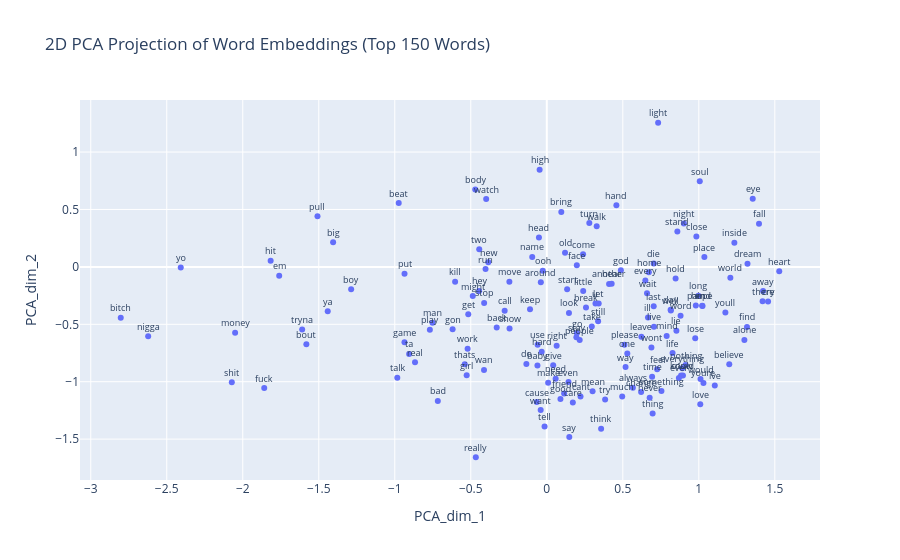

Notebook source saved alongside this figure:
### Code cell
d2_embeddings_plotter(embeddings_pca_df, 150, dim_red="PCA")

### Figure 1 — Plotly figure (JSON) as saved in the notebook; plotly's stock layout.template omitted (floating-point values rounded to 4 significant figures; data arrays with more than 128 entries replaced by an {"elided": "..."} marker saying what was removed)
{"data": [{"hovertemplate": "PCA_dim_1=%{x}<br>PCA_dim_2=%{y}<extra></extra>", "legendgroup": "", "marker": {"color": "#636efa", "symbol": "circle"}, "mode": "markers", "name": "", "orientation": "v", "showlegend": false, "type": "scatter", "x": {"elided": "150 float values"}, "xaxis": "x", "y": {"elided": "150 float values"}, "yaxis": "y"}], "layout": {"annotations": [{"font": {"size": 9}, "showarrow": false, "text": "love", "x": 1.01, "y": -1.196, "yshift": 10}, {"font": {"size": 9}, "showarrow": false, "text": "say", "x": 0.148, "y": -1.482, "yshift": 10}, {"font": {"size": 9}, "showarrow": false, "text": "make", "x": 0.008906, "y": -1.009, "yshift": 10}, {"font": {"size": 9}, "showarrow": false, "text": "time", "x": 0.6928, "y": -0.9562, "yshift": 10}, {"font": {"size": 9}, "showarrow": false, "text": "feel", "x": 0.7259, "y": -0.892, "yshift": 10}, {"font": {"size": 9}, "showarrow": false, "text": "one", "x": 0.5297, "y": -0.7539, "yshift": 10}, {"font": {"size": 9}, "showarrow": false, "text": "want", "x": -0.0401, "y": -1.247, "yshift": 10}, {"font": {"size": 9}, "showarrow": false, "text": "take", "x": 0.2961, "y": -0.5182, "yshift": 10}, {"font": {"size": 9}, "showarrow": false, "text": "never", "x": 0.6767, "y": -1.14, "yshift": 10}, {"font": {"size": 9}, "showarrow": false, "text": "cant", "x": 0.2219, "y": -1.129, "yshift": 10}, {"font": {"size": 9}, "showarrow": false, "text": "let", "x": 0.3416, "y": -0.3197, "yshift": 10}, {"font": {"size": 9}, "showarrow": false, "text": "youre", "x": 1.031, "y": -1.01, "yshift": 10}, {"font": {"size": 9}, "showarrow": false, "text": "nigga", "x": -2.622, "y": -0.6042, "yshift": 10}, {"font": {"size": 9}, "showarrow": false, "text": "think", "x": 0.3573, "y": -1.41, "yshift": 10}, {"font": {"size": 9}, "showarrow": false, "text": "back", "x": -0.3294, "y": -0.5274, "yshift": 10}, {"font": {"size": 9}, "showarrow": false, "text": "fuck", "x": -1.859, "y": -1.056, "yshift": 10}, {"font": {"size": 9}, "showarrow": false, "text": "cause", "x": -0.06589, "y": -1.178, "yshift": 10}, {"font": {"size": 9}, "showarrow": false, "text": "tell", "x": -0.01462, "y": -1.391, "yshift": 10}, {"font": {"size": 9}, "showarrow": false, "text": "way", "x": 0.518, "y": -0.873, "yshift": 10}, {"font": {"size": 9}, "showarrow": false, "text": "wan", "x": -0.413, "y": -0.8976, "yshift": 10}, {"font": {"size": 9}, "showarrow": false, "text": "need", "x": 0.05836, "y": -0.9738, "yshift": 10}, {"font": {"size": 9}, "showarrow": false, "text": "good", "x": 0.08996, "y": -1.15, "yshift": 10}, {"font": {"size": 9}, "showarrow": false, "text": "life", "x": 0.8275, "y": -0.75, "yshift": 10}, {"font": {"size": 9}, "showarrow": false, "text": "go", "x": 0.1981, "y": -0.5768, "yshift": 10}, {"font": {"size": 9}, "showarrow": false, "text": "ill", "x": 0.6656, "y": -0.4413, "yshift": 10}, {"font": {"size": 9}, "showarrow": false, "text": "baby", "x": -0.06143, "y": -0.858, "yshift": 10}, {"font": {"size": 9}, "showarrow": false, "text": "bitch", "x": -2.803, "y": -0.4429, "yshift": 10}, {"font": {"size": 9}, "showarrow": false, "text": "give", "x": 0.04218, "y": -0.8569, "yshift": 10}, {"font": {"size": 9}, "showarrow": false, "text": "gon", "x": -0.6196, "y": -0.5439, "yshift": 10}, {"font": {"size": 9}, "showarrow": false, "text": "look", "x": 0.1458, "y": -0.4008, "yshift": 10}, {"font": {"size": 9}, "showarrow": false, "text": "day", "x": 0.8147, "y": -0.373, "yshift": 10}, {"font": {"size": 9}, "showarrow": false, "text": "shit", "x": -2.072, "y": -1.004, "yshift": 10}, {"font": {"size": 9}, "showarrow": false, "text": "keep", "x": -0.1103, "y": -0.3696, "yshift": 10}, {"font": {"size": 9}, "showarrow": false, "text": "thats", "x": -0.5395, "y": -0.848, "yshift": 10}, {"font": {"size": 9}, "showarrow": false, "text": "man", "x": -0.752, "y": -0.4875, "yshift": 10}, {"font": {"size": 9}, "showarrow": false, "text": "right", "x": 0.0649, "y": -0.687, "yshift": 10}, {"font": {"size": 9}, "showarrow": false, "text": "leave", "x": 0.6221, "y": -0.6088, "yshift": 10}, {"font": {"size": 9}, "showarrow": false, "text": "ive", "x": 1.105, "y": -1.034, "yshift": 10}, {"font": {"size": 9}, "showarrow": false, "text": "girl", "x": -0.5271, "y": -0.943, "yshift": 10}, {"font": {"size": 9}, "showarrow": false, "text": "u", "x": 0.3204, "y": -0.3181, "yshift": 10}, {"font": {"size": 9}, "showarrow": false, "text": "try", "x": 0.3837, "y": -1.154, "yshift": 10}, {"font": {"size": 9}, "showarrow": false, "text": "could", "x": 0.8956, "y": -0.9461, "yshift": 10}, {"font": {"size": 9}, "showarrow": false, "text": "night", "x": 0.9019, "y": 0.377, "yshift": 10}, {"font": {"size": 9}, "showarrow": false, "text": "still", "x": 0.3375, "y": -0.4737, "yshift": 10}, {"font": {"size": 9}, "showarrow": false, "text": "away", "x": 1.423, "y": -0.2101, "yshift": 10}, {"font": {"size": 9}, "showarrow": false, "text": "thing", "x": 0.6963, "y": -1.277, "yshift": 10}, {"font": {"size": 9}, "showarrow": false, "text": "heart", "x": 1.529, "y": -0.03856, "yshift": 10}, {"font": {"size": 9}, "showarrow": false, "text": "call", "x": -0.2772, "y": -0.381, "yshift": 10}, {"font": {"size": 9}, "showarrow": false, "text": "find", "x": 1.317, "y": -0.5226, "yshift": 10}, {"font": {"size": 9}, "showarrow": false, "text": "come", "x": 0.2387, "y": 0.1111, "yshift": 10}, {"font": {"size": 9}, "showarrow": false, "text": "run", "x": -0.4029, "y": -0.01881, "yshift": 10}, {"font": {"size": 9}, "showarrow": false, "text": "well", "x": 0.8162, "y": -0.3792, "yshift": 10}, {"font": {"size": 9}, "showarrow": false, "text": "mind", "x": 0.7885, "y": -0.601, "yshift": 10}, {"font": {"size": 9}, "showarrow": false, "text": "eye", "x": 1.355, "y": 0.5938, "yshift": 10}, {"font": {"size": 9}, "showarrow": false, "text": "live", "x": 0.7049, "y": -0.5216, "yshift": 10}, {"font": {"size": 9}, "showarrow": false, "text": "world", "x": 1.207, "y": -0.0939, "yshift": 10}, {"font": {"size": 9}, "showarrow": false, "text": "break", "x": 0.2579, "y": -0.3544, "yshift": 10}, {"font": {"size": 9}, "showarrow": false, "text": "wont", "x": 0.6883, "y": -0.7028, "yshift": 10}, {"font": {"size": 9}, "showarrow": false, "text": "every", "x": 0.6483, "y": -0.1185, "yshift": 10}, {"font": {"size": 9}, "showarrow": false, "text": "lose", "x": 0.9764, "y": -0.6205, "yshift": 10}, {"font": {"size": 9}, "showarrow": false, "text": "always", "x": 0.5663, "y": -1.053, "yshift": 10}, {"font": {"size": 9}, "showarrow": false, "text": "put", "x": -0.9358, "y": -0.06078, "yshift": 10}, {"font": {"size": 9}, "showarrow": false, "text": "even", "x": 0.1427, "y": -1.003, "yshift": 10}, {"font": {"size": 9}, "showarrow": false, "text": "really", "x": -0.4668, "y": -1.658, "yshift": 10}, {"font": {"size": 9}, "showarrow": false, "text": "ta", "x": -0.9054, "y": -0.7576, "yshift": 10}, {"font": {"size": 9}, "showarrow": false, "text": "light", "x": 0.7324, "y": 1.255, "yshift": 10}, {"font": {"size": 9}, "showarrow": false, "text": "around", "x": -0.03924, "y": -0.1336, "yshift": 10}, {"font": {"size": 9}, "showarrow": false, "text": "hold", "x": 0.8473, "y": -0.102, "yshift": 10}, {"font": {"size": 9}, "showarrow": false, "text": "hear", "x": 0.4267, "y": -0.1476, "yshift": 10}, {"font": {"size": 9}, "showarrow": false, "text": "stay", "x": 0.1947, "y": -0.6134, "yshift": 10}, {"font": {"size": 9}, "showarrow": false, "text": "would", "x": 1.011, "y": -0.9769, "yshift": 10}, {"font": {"size": 9}, "showarrow": false, "text": "there", "x": 1.42, "y": -0.2998, "yshift": 10}, {"font": {"size": 9}, "showarrow": false, "text": "talk", "x": -0.9834, "y": -0.9655, "yshift": 10}, {"font": {"size": 9}, "showarrow": false, "text": "fall", "x": 1.396, "y": 0.3752, "yshift": 10}, {"font": {"size": 9}, "showarrow": false, "text": "turn", "x": 0.2797, "y": 0.3819, "yshift": 10}, {"font": {"size": 9}, "showarrow": false, "text": "money", "x": -2.05, "y": -0.5742, "yshift": 10}, {"font": {"size": 9}, "showarrow": false, "text": "head", "x": -0.05159, "y": 0.2568, "yshift": 10}, {"font": {"size": 9}, "showarrow": false, "text": "long", "x": 0.9972, "y": -0.2505, "yshift": 10}, {"font": {"size": 9}, "showarrow": false, "text": "play", "x": -0.7692, "y": -0.5475, "yshift": 10}, {"font": {"size": 9}, "showarrow": false, "text": "nothing", "x": 0.9131, "y": -0.8546, "yshift": 10}, {"font": {"size": 9}, "showarrow": false, "text": "dream", "x": 1.32, "y": 0.02779, "yshift": 10}, {"font": {"size": 9}, "showarrow": false, "text": "hand", "x": 0.4578, "y": 0.5365, "yshift": 10}, {"font": {"size": 9}, "showarrow": false, "text": "ever", "x": 0.8689, "y": -0.9673, "yshift": 10}, {"font": {"size": 9}, "showarrow": false, "text": "stop", "x": -0.4121, "y": -0.314, "yshift": 10}, {"font": {"size": 9}, "showarrow": false, "text": "em", "x": -1.76, "y": -0.0765, "yshift": 10}, {"font": {"size": 9}, "showarrow": false, "text": "new", "x": -0.3848, "y": 0.04029, "yshift": 10}, {"font": {"size": 9}, "showarrow": false, "text": "little", "x": 0.2395, "y": -0.2107, "yshift": 10}, {"font": {"size": 9}, "showarrow": false, "text": "wait", "x": 0.6594, "y": -0.2306, "yshift": 10}, {"font": {"size": 9}, "showarrow": false, "text": "show", "x": -0.245, "y": -0.5357, "yshift": 10}, {"font": {"size": 9}, "showarrow": false, "text": "face", "x": 0.1976, "y": 0.01401, "yshift": 10}, {"font": {"size": 9}, "showarrow": false, "text": "boy", "x": -1.287, "y": -0.1941, "yshift": 10}, {"font": {"size": 9}, "showarrow": false, "text": "god", "x": 0.4874, "y": -0.02951, "yshift": 10}, {"font": {"size": 9}, "showarrow": false, "text": "die", "x": 0.7038, "y": 0.02853, "yshift": 10}, {"font": {"size": 9}, "showarrow": false, "text": "hit", "x": -1.817, "y": 0.05293, "yshift": 10}, {"font": {"size": 9}, "showarrow": false, "text": "ya", "x": -1.441, "y": -0.3866, "yshift": 10}, {"font": {"size": 9}, "showarrow": false, "text": "home", "x": 0.6713, "y": -0.04734, "yshift": 10}, {"font": {"size": 9}, "showarrow": false, "text": "end", "x": 1.024, "y": -0.3399, "yshift": 10}, {"font": {"size": 9}, "showarrow": false, "text": "hard", "x": -0.03352, "y": -0.7399, "yshift": 10}, {"font": {"size": 9}, "showarrow": false, "text": "real", "x": -0.8668, "y": -0.8301, "yshift": 10}, {"font": {"size": 9}, "showarrow": false, "text": "know", "x": 0.8834, "y": -0.9457, "yshift": 10}, {"font": {"size": 9}, "showarrow": false, "text": "bad", "x": -0.7168, "y": -1.168, "yshift": 10}, {"font": {"size": 9}, "showarrow": false, "text": "high", "x": -0.0471, "y": 0.8451, "yshift": 10}, {"font": {"size": 9}, "showarrow": false, "text": "start", "x": 0.1338, "y": -0.1952, "yshift": 10}, {"font": {"size": 9}, "showarrow": false, "text": "get", "x": -0.5166, "y": -0.4124, "yshift": 10}, {"font": {"size": 9}, "showarrow": false, "text": "lie", "x": 0.8527, "y": -0.5561, "yshift": 10}, {"font": {"size": 9}, "showarrow": false, "text": "walk", "x": 0.3283, "y": 0.3544, "yshift": 10}, {"font": {"size": 9}, "showarrow": false, "text": "move", "x": -0.2461, "y": -0.1297, "yshift": 10}, {"font": {"size": 9}, "showarrow": false, "text": "people", "x": 0.2164, "y": -0.6377, "yshift": 10}, {"font": {"size": 9}, "showarrow": false, "text": "everything", "x": 0.892, "y": -0.8832, "yshift": 10}, {"font": {"size": 9}, "showarrow": false, "text": "change", "x": 0.6205, "y": -1.091, "yshift": 10}, {"font": {"size": 9}, "showarrow": false, "text": "friend", "x": 0.1141, "y": -1.104, "yshift": 10}, {"font": {"size": 9}, "showarrow": false, "text": "much", "x": 0.4962, "y": -1.13, "yshift": 10}, {"font": {"size": 9}, "showarrow": false, "text": "something", "x": 0.7544, "y": -1.082, "yshift": 10}, {"font": {"size": 9}, "showarrow": false, "text": "mean", "x": 0.3012, "y": -1.083, "yshift": 10}, {"font": {"size": 9}, "showarrow": false, "text": "watch", "x": -0.3988, "y": 0.5913, "yshift": 10}, {"font": {"size": 9}, "showarrow": false, "text": "alone", "x": 1.3, "y": -0.636, "yshift": 10}, {"font": {"size": 9}, "showarrow": false, "text": "big", "x": -1.406, "y": 0.2142, "yshift": 10}, {"font": {"size": 9}, "showarrow": false, "text": "place", "x": 1.037, "y": 0.08535, "yshift": 10}, {"font": {"size": 9}, "showarrow": false, "text": "name", "x": -0.09577, "y": 0.08616, "yshift": 10}, {"font": {"size": 9}, "showarrow": false, "text": "another", "x": 0.4098, "y": -0.1482, "yshift": 10}, {"font": {"size": 9}, "showarrow": false, "text": "believe", "x": 1.2, "y": -0.8482, "yshift": 10}, {"font": {"size": 9}, "showarrow": false, "text": "use", "x": -0.06029, "y": -0.6788, "yshift": 10}, {"font": {"size": 9}, "showarrow": false, "text": "yo", "x": -2.408, "y": -0.006278, "yshift": 10}, {"font": {"size": 9}, "showarrow": false, "text": "inside", "x": 1.234, "y": 0.2095, "yshift": 10}, {"font": {"size": 9}, "showarrow": false, "text": "work", "x": -0.5209, "y": -0.7128, "yshift": 10}, {"font": {"size": 9}, "showarrow": false, "text": "youll", "x": 1.175, "y": -0.3977, "yshift": 10}, {"font": {"size": 9}, "showarrow": false, "text": "ooh", "x": -0.02636, "y": -0.03415, "yshift": 10}, {"font": {"size": 9}, "showarrow": false, "text": "word", "x": 0.8801, "y": -0.4252, "yshift": 10}, {"font": {"size": 9}, "showarrow": false, "text": "last", "x": 0.7033, "y": -0.342, "yshift": 10}, {"font": {"size": 9}, "showarrow": false, "text": "bring", "x": 0.09546, "y": 0.4789, "yshift": 10}, {"font": {"size": 9}, "showarrow": false, "text": "stand", "x": 0.8589, "y": 0.3073, "yshift": 10}, {"font": {"size": 9}, "showarrow": false, "text": "bout", "x": -1.582, "y": -0.6736, "yshift": 10}, {"font": {"size": 9}, "showarrow": false, "text": "tryna", "x": -1.609, "y": -0.5445, "yshift": 10}, {"font": {"size": 9}, "showarrow": false, "text": "two", "x": -0.4444, "y": 0.1539, "yshift": 10}, {"font": {"size": 9}, "showarrow": false, "text": "do", "x": -0.1342, "y": -0.8451, "yshift": 10}, {"font": {"size": 9}, "showarrow": false, "text": "old", "x": 0.1201, "y": 0.1228, "yshift": 10}, {"font": {"size": 9}, "showarrow": false, "text": "might", "x": -0.4869, "y": -0.2541, "yshift": 10}, {"font": {"size": 9}, "showarrow": false, "text": "cry", "x": 1.456, "y": -0.3023, "yshift": 10}, {"font": {"size": 9}, "showarrow": false, "text": "soul", "x": 1.006, "y": 0.7462, "yshift": 10}, {"font": {"size": 9}, "showarrow": false, "text": "close", "x": 0.9839, "y": 0.265, "yshift": 10}, {"font": {"size": 9}, "showarrow": false, "text": "care", "x": 0.1714, "y": -1.181, "yshift": 10}, {"font": {"size": 9}, "showarrow": false, "text": "hey", "x": -0.4454, "y": -0.2098, "yshift": 10}, {"font": {"size": 9}, "showarrow": false, "text": "kill", "x": -0.6031, "y": -0.1288, "yshift": 10}, {"font": {"size": 9}, "showarrow": false, "text": "pull", "x": -1.508, "y": 0.4419, "yshift": 10}, {"font": {"size": 9}, "showarrow": false, "text": "please", "x": 0.5108, "y": -0.678, "yshift": 10}, {"font": {"size": 9}, "showarrow": false, "text": "game", "x": -0.9361, "y": -0.6562, "yshift": 10}, {"font": {"size": 9}, "showarrow": false, "text": "hope", "x": 1.022, "y": -0.3385, "yshift": 10}, {"font": {"size": 9}, "showarrow": false, "text": "beat", "x": -0.9741, "y": 0.556, "yshift": 10}, {"font": {"size": 9}, "showarrow": false, "text": "body", "x": -0.4705, "y": 0.6742, "yshift": 10}, {"font": {"size": 9}, "showarrow": false, "text": "pain", "x": 0.9805, "y": -0.3373, "yshift": 10}], "legend": {"tracegroupgap": 0}, "title": {"text": "2D PCA Projection of Word Embeddings (Top 150 Words)"}, "xaxis": {"anchor": "y", "domain": [0, 1], "title": {"text": "PCA_dim_1"}}, "yaxis": {"anchor": "x", "domain": [0, 1], "title": {"text": "PCA_dim_2"}}}}
